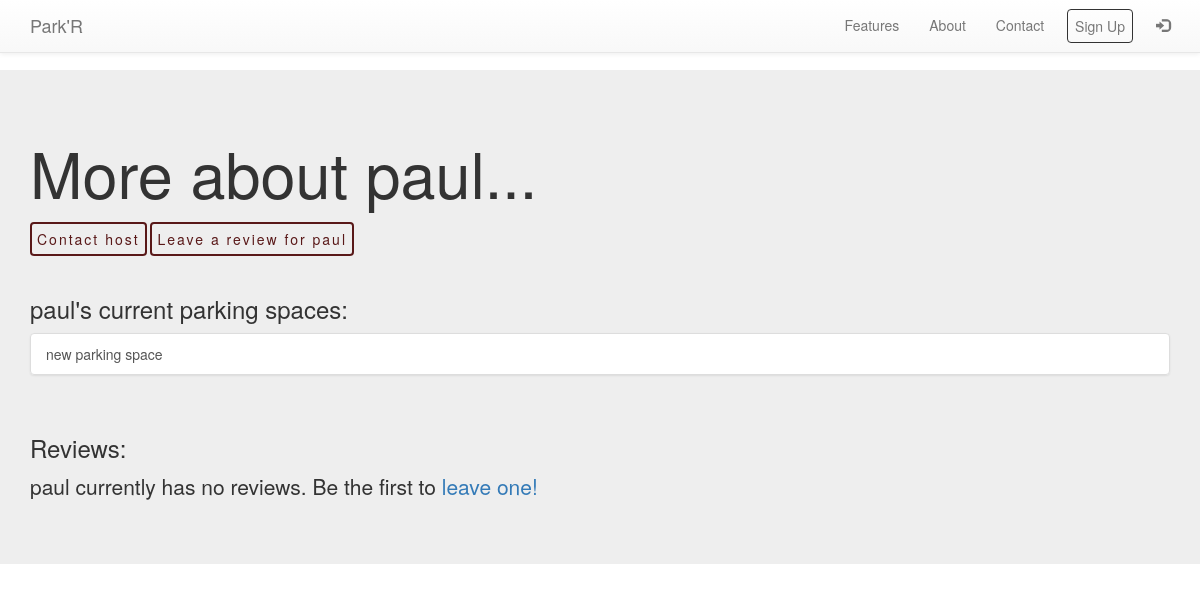
Before: /account/show/3/ with the older database file.
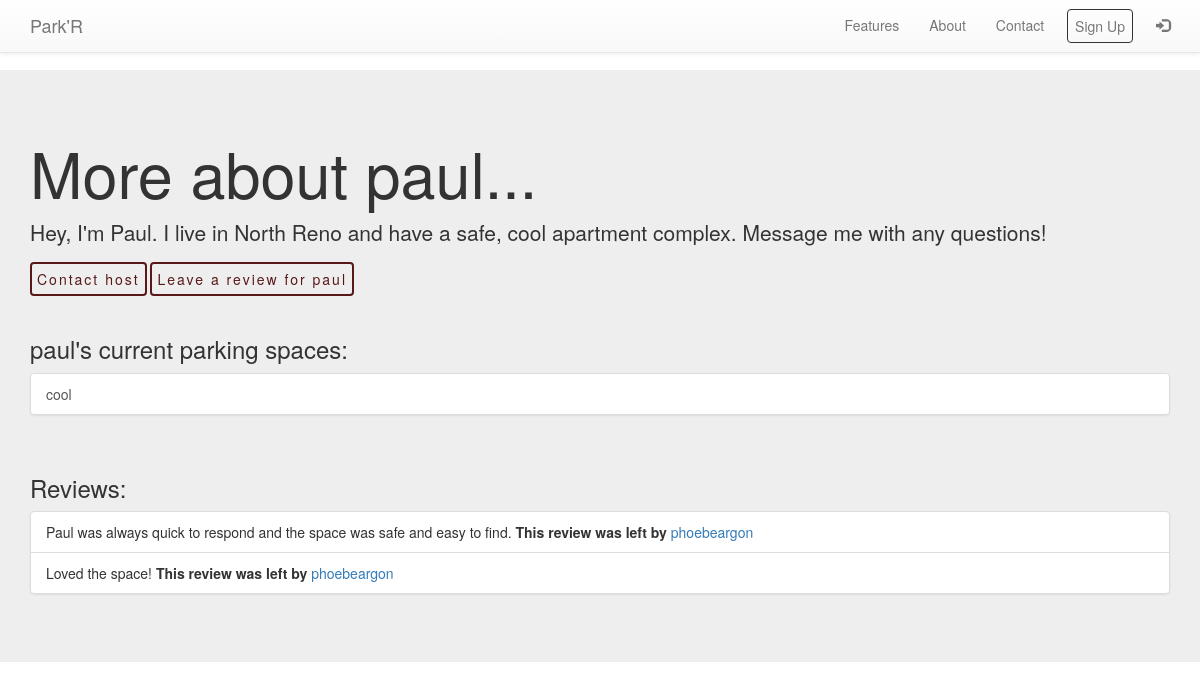
After: the same page with the newer database file.
### listing/models.py (models this page shows, shortened)
class ParkingSpace(models.Model):
    class Meta:
        verbose_name = 'Parking Space'
        verbose_name_plural = 'Parking Spaces'
    owner = models.ForeignKey(User, related_name="owner", on_delete=models.CASCADE)
    lat = models.CharField(max_length=300, default="0")
    lng = models.CharField(max_length=300, default="0")
    note = models.CharField(max_length=300)
    timeOpen = models.CharField(max_length=300, default="0")
    timeClose = models.CharField(max_length=300, default="0")
    parkingPrice = models.IntegerField(validators=[MaxValueValidator(100), MinValueValidator(0)])

### account/models.py (models this page shows)
class Profile(models.Model):
    user = models.OneToOneField(User, on_delete=models.CASCADE)
    bio = models.TextField(blank=True)
    profile_photo = models.ImageField(upload_to='profile_image', blank=True)

class Reviews(models.Model):
    reviewed_user = models.ForeignKey(User, related_name="reviewed_user", on_delete=models.CASCADE)
    reviewing_user = models.ForeignKey(User, related_name="reviewing_user", on_delete=models.CASCADE)
    review = models.CharField(max_length=500, blank=False)

### account/views.py (the view)
# urls.py: url(r'show/(?P<id>\d+)/$', show, name="user_show"),
def show(request, id):
    showUser = get_object_or_404(User, pk=id)
    spaces = ParkingSpace.objects.filter(owner=showUser)
    reviews = Reviews.objects.filter(reviewed_user=showUser)
    return render(request,
                  "account/show.html",
                  {'owned_spaces': spaces,
                   'showUser': showUser,
                   'reviews':reviews}
                  )

### templates/account/show.html
{% extends "base.html" %}
{% block content %}
    <div class="jumbotron">
        <div class="container">
            <h1>More about {{showUser}}...</h1>
            <p>{{showUser.profile.bio}}</p>
            {% if showUser != request.user %}
            <a href="/dialogs/{{showUser}}" class="btn btn-light tbLink">Contact host</a>
            <a href="{% url 'leave_review' id=showUser.id %}" class="btn btn-light tbLink">Leave a review for {{showUser}}</a><br><br>
            {% endif %}
            <h3>{{showUser}}'s current parking spaces:</h3>
            {% if owned_spaces %}
                <div class="list-group">
                    {% for s in owned_spaces %}
                        <a class="list-group-item"
                           href="{% url 'reservation_info' id=s.id %}">
                            {{ s.note }}
                        </a>
                    {% endfor %}
                </div>
            {% else %}
                <p>{{showUser}} currently has no spaces listed.</p>
            {% endif %}
            <br><h3>Reviews:</h3>
            {% if reviews %}
                <div class="list-group">
                    {% for r in reviews %}
                        <li class="list-group-item">
                            {{ r.review }} <b>This review was left by</b> <a href="{% url 'user_show' id=r.reviewing_user.id %}">{{ r.reviewing_user }}</a>
                        </li>
                    {% endfor %}
                </div>
            {% else %}
                <p>{{showUser}} currently has no reviews. {% if showUser != request.user %} Be the first to <a href="{% url 'leave_review' id=showUser.id %}">leave one! {% endif %}</a></p>
            {% endif %}
        </div>
    </div>
{% endblock %}

Changed rows visible on the page:
removed ParkingSpace: note "new parking space"
added ParkingSpace: note "cool"
added Reviews: review "Paul was always quick to respond and the space was safe and easy to find.", reviewing_user "phoebeargon"
added Reviews: review "Loved the space!", reviewing_user "phoebeargon"
Other visible differences:
{{ showUser.profile.bio }}: (not shown) → "Hey, I'm Paul. I live in North Reno and have a safe, cool apartment complex. Message me with any questions!"
{{ showUser }}: "paul" → (not shown)
text no longer shown: "currently has no reviews. Be the first to leave one!"
